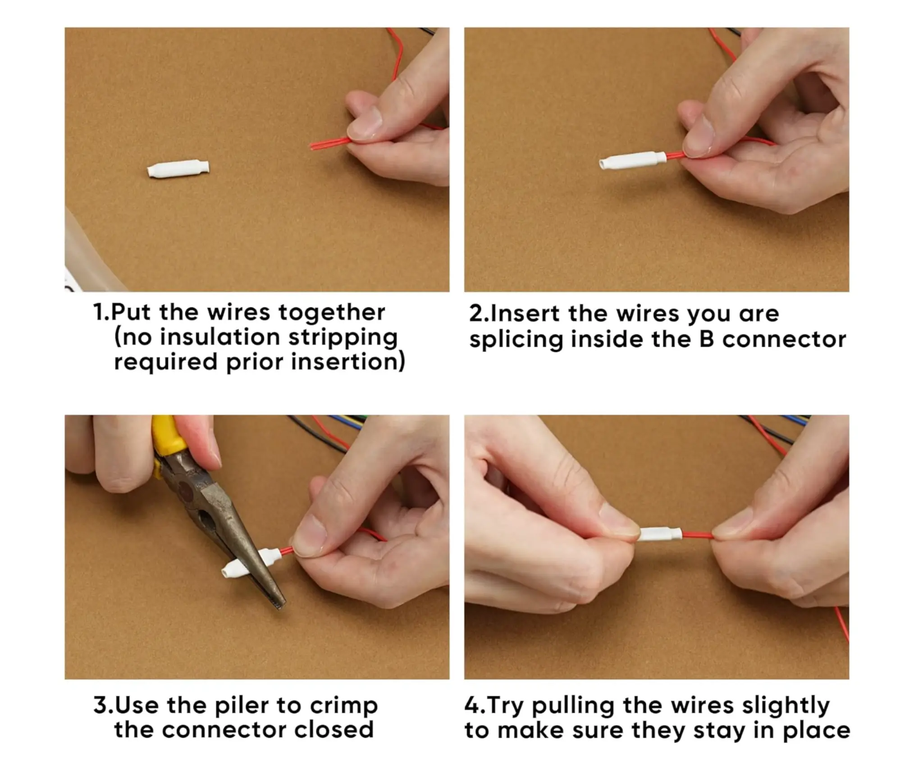
#> input picture images/reference/how_to_use.png, 923 x 765 px, shrunk from 2048 x 1698 before the run, found by its file name
$ python crop_steps.py
#> lines starting #> are read from the running program, lines starting #| are printed output that depends on the picture
from PIL import Image

img = Image.open("/home/ubuntu/b_connector/images/reference/how_to_use.png")
#> img is the input picture: PIL image 923x765 RGB; mean R, G, B 197, 171.3, 147.6
w, h = img.size
#> w = 923; h = 765
print(f"Original size: {w} x {h}")
#| Original size: 923 x 765

# 圖片是 4 步驟橫向排列，每步驟寬度約 w/4
step_w = w // 4
#> step_w = 230

for i in range(4):
    left = i * step_w
    right = left + step_w
    cropped = img.crop((left, 0, right, h))
    cropped.save(f"/home/ubuntu/b_connector/images/step_{i+1}.png")
    print(f"Saved step_{i+1}.png: {left},{0} -> {right},{h}")
#> this loop made 4 passes
#> pass 1, `cropped = img.crop((left, 0, right, h))`:
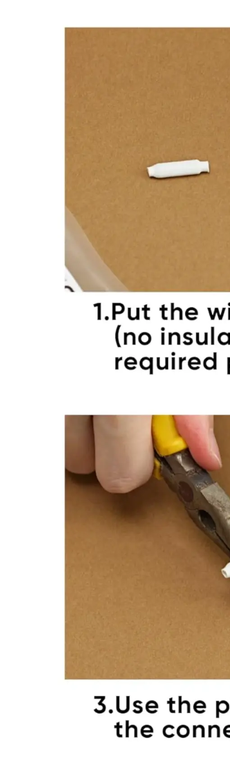
#> cropped: PIL image 230x765 RGB; mean R, G, B 205.2, 184, 160.3
#> pass 2, `cropped = img.crop((left, 0, right, h))`:
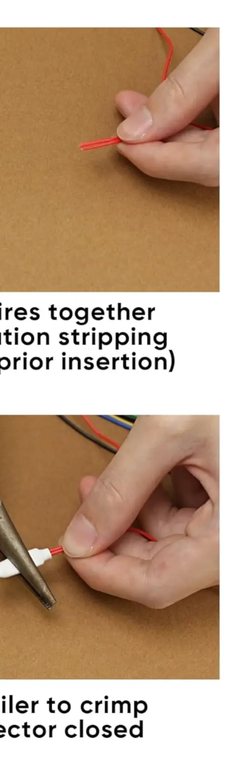
#> cropped: PIL image 230x765 RGB; mean R, G, B 187.4, 157.5, 131.2
#> pass 3, `cropped = img.crop((left, 0, right, h))`:
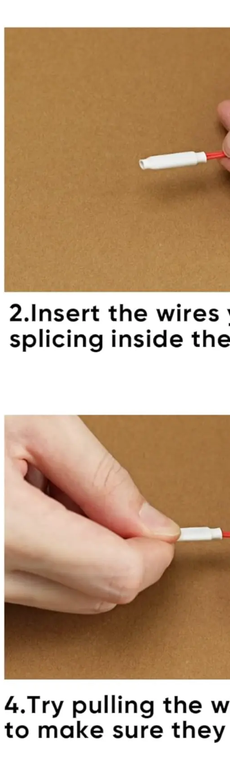
#> cropped: PIL image 230x765 RGB; mean R, G, B 190, 160.1, 130.7
#> after the loop:
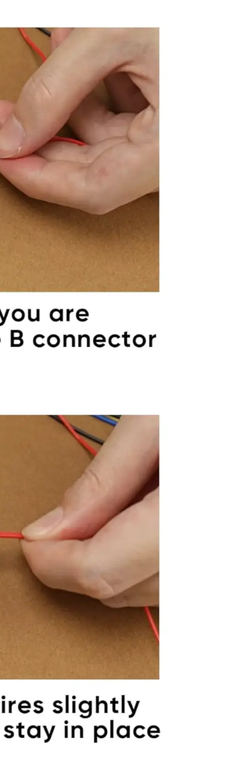
#> cropped: PIL image 230x765 RGB; mean R, G, B 204.6, 182.4, 166.7

$ run again, with images/reference/dimensions.png copied over images/reference/how_to_use.png
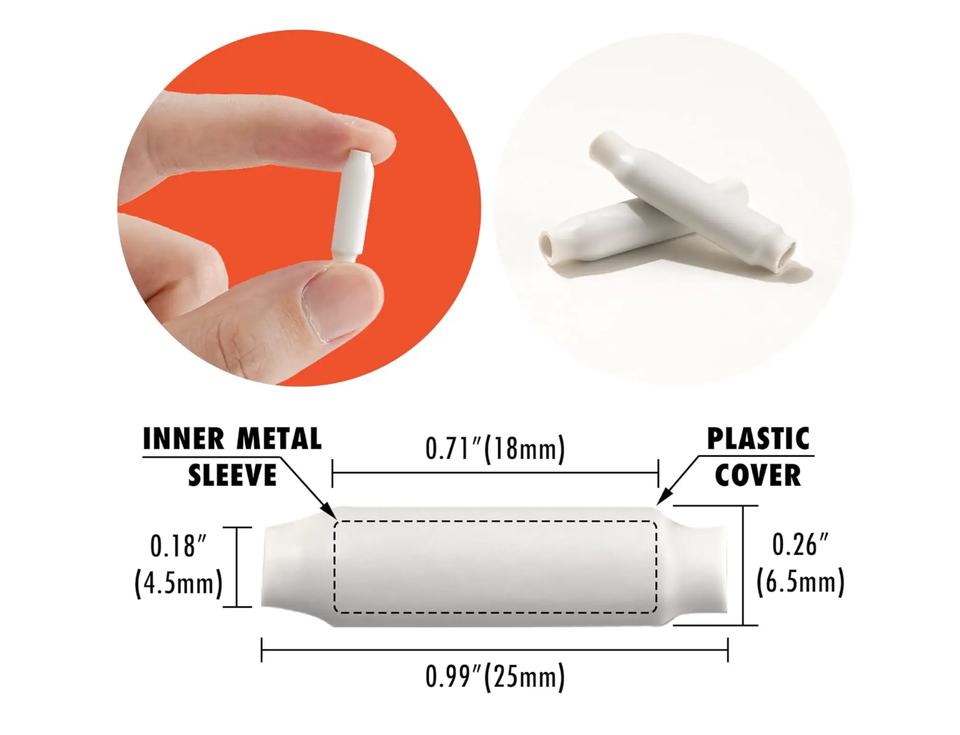
#> input picture images/reference/dimensions.png, 960 x 735 px, shrunk from 2048 x 1568 before the run, found by its file name
#> img is the input picture: PIL image 960x735 RGB; mean R, G, B 239.7, 224.1, 219
#| Original size: 960 x 735
#> the loop `for i in range(4):` made 4 passes
#> pass 1, `cropped = img.crop((left, 0, right, h))`:
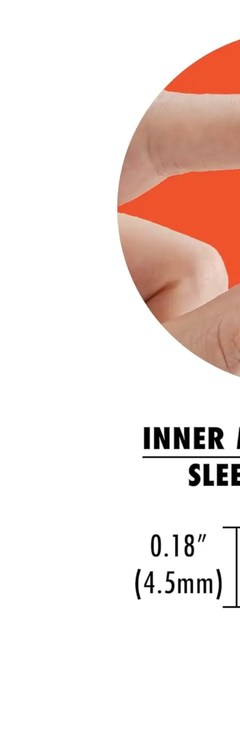
#> cropped: PIL image 240x735 RGB; mean R, G, B 242.5, 229, 224.6
#> after the loop `for i in range(4):`:
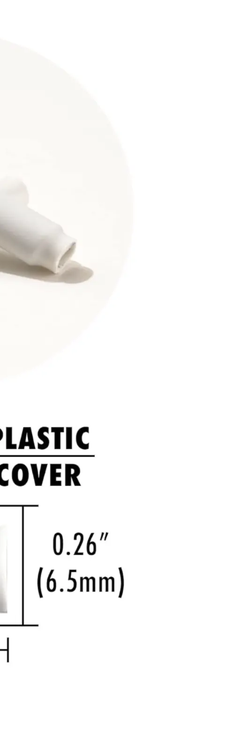
#> cropped: PIL image 240x735 RGB; mean R, G, B 247.3, 246.7, 245.8

$ run again, with images/reference/exploded_view_blue.png copied over images/reference/how_to_use.png
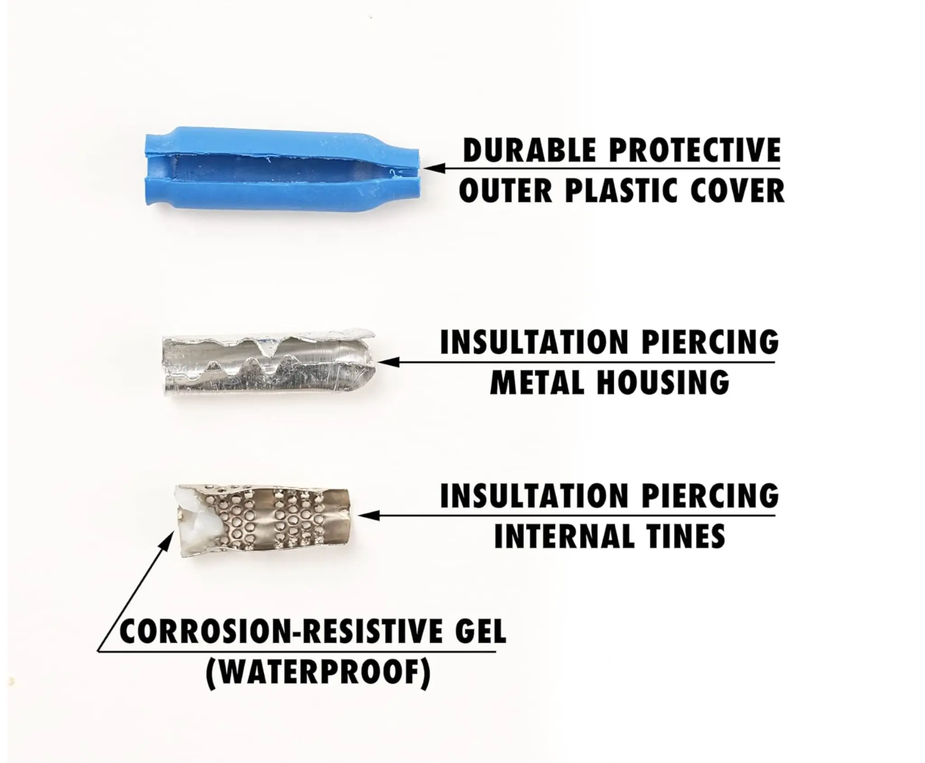
#> input picture images/reference/exploded_view_blue.png, 925 x 763 px, shrunk from 2048 x 1690 before the run, found by its file name
#> img is the input picture: PIL image 925x763 RGB; mean R, G, B 232.7, 233, 233.6
#| Original size: 925 x 763
#> the loop `for i in range(4):` made 4 passes
#> pass 1, `cropped = img.crop((left, 0, right, h))`:
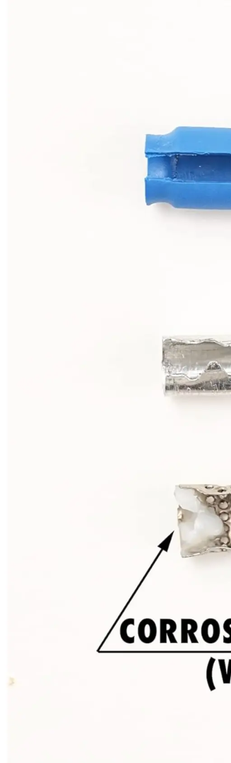
#> cropped: PIL image 231x763 RGB; mean R, G, B 239.7, 239.3, 239.6
#> after the loop `for i in range(4):`:
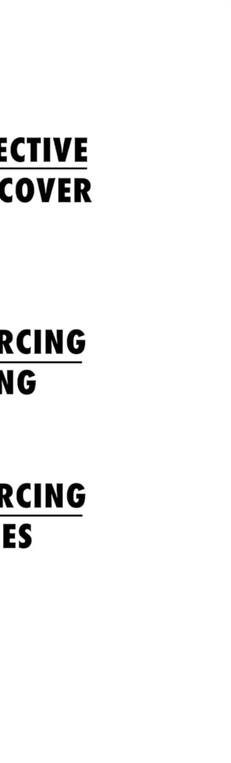
#> cropped: PIL image 231x763 RGB; mean R, G, B 245.7, 245.7, 245.7

$ run again, with images/reference/exploded_view_white.png copied over images/reference/how_to_use.png
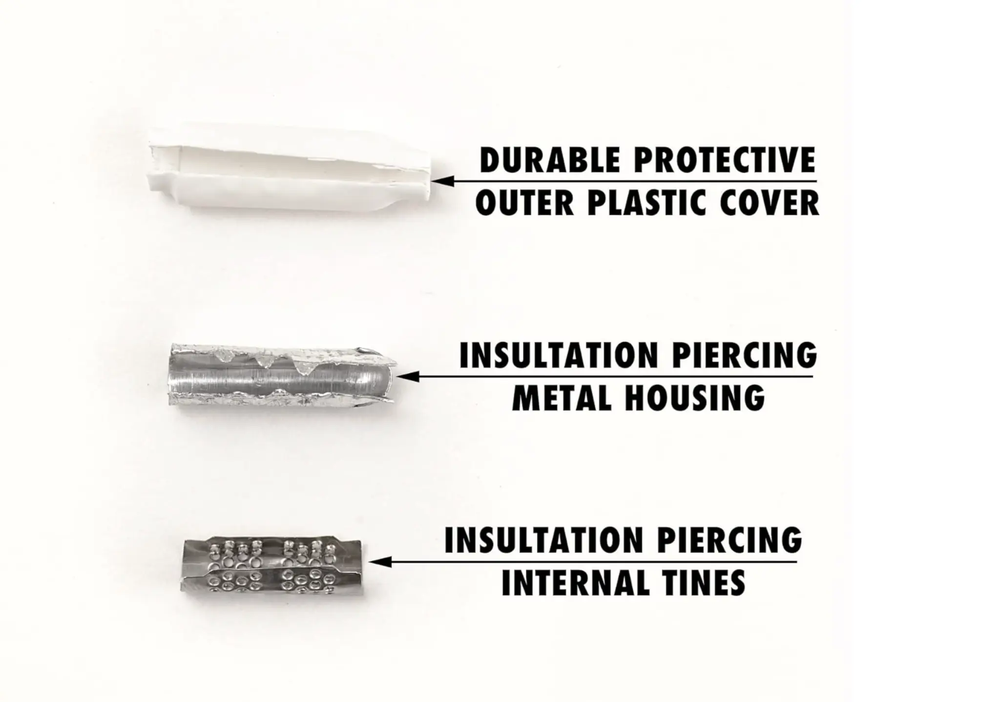
#> input picture images/reference/exploded_view_white.png, 1000 x 702 px, shrunk from 2048 x 1437 before the run, found by its file name
#> img is the input picture: PIL image 1000x702 RGB; mean R, G, B 238, 236.6, 233.6
#| Original size: 1000 x 702
#> the loop `for i in range(4):` made 4 passes
#> pass 1, `cropped = img.crop((left, 0, right, h))`:
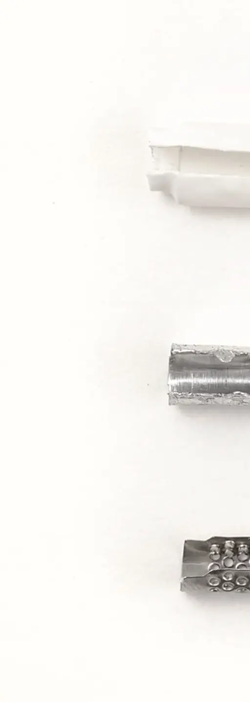
#> cropped: PIL image 250x702 RGB; mean R, G, B 246, 244.1, 240
#> after the loop `for i in range(4):`:
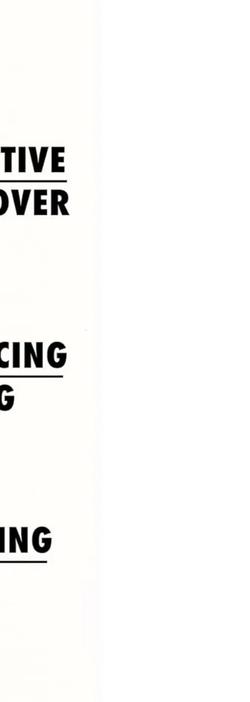
#> cropped: PIL image 250x702 RGB; mean R, G, B 248.4, 248, 246.7
